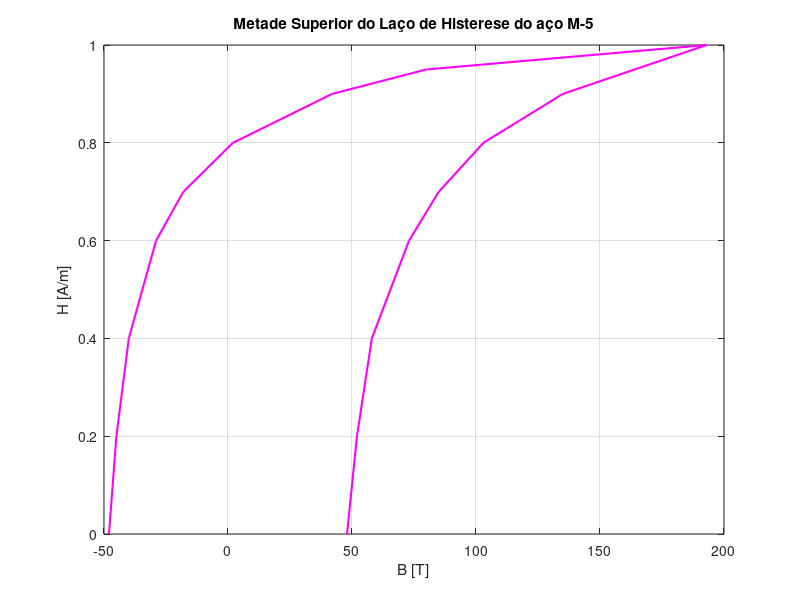

Source code (MATLAB):
%%Conversao de Energia - Eng. Eletrica
%%Lista de Problemas 1 - Questao 1-39
%08/11/2021
%Larissa de Castro Braga - Matricula 20183000581

clc;
clear all;
close all;

%%
%Dados do exercicio
B = [0 0.2 0.4 0.6 0.7 0.8 0.9 1.0 0.95 0.9 0.8 0.7 0.6 0.4 0.2 0]; %Densidade de fluxo magnetico [T]
H = [48 52 58 73 85 103 135 193 80 42 2 -18 -29 -40 -45 -48]; %Intensidade de campo magnetico [A/m]
f = 60; %Frequencia [Hz]
ro = 7.65e3; %Densidade do aco M-5[kg/m^3]

%%
%Item a - Plotar o grafico do laco de histerese com os pontos dados no
%exercicio
figure(1)
plot(H, B,'-m','linewidth', 1.5),grid;
title("Metade Superior do Laço de Histerese do aço M-5");
xlabel("B [T]");
ylabel("H [A/m]");

%%
%Item b - Calcule a area do laco de histerese em joules

%A area foi calculada atraves do metedo dos trapezios. Como a curva de
%histerese e simetrica, basta multiplicar por 2 para encontrar a area
%total. O modulo foi obtido, pois ja se e sabido que a area equivale as
%perdas. Logo, o sinal e omitido
areaLaco = abs(2*trapz(H,B));
fprintf("A área total do laço de histerese é: %.3f J/m^3\n", areaLaco);

%%
%Item c - Calcule a densidade de perdas no nucleo a 60 Hz em W/kg

%De acordo com UMANS,2014 (pag 25): "as perdas por histerese sao proporcionais a
%area do ciclo de histerese e ao volume total do material. Como ha uma
%perda de energia a cada ciclo, a potencia das perdas por histerese e
%proporcional a frequencia de excitacao aplicada"

dPerdas =(areaLaco*f)/ro;
fprintf("A densidade de perdas no núcleo é de: %.3f W/kg\n", dPerdas);
